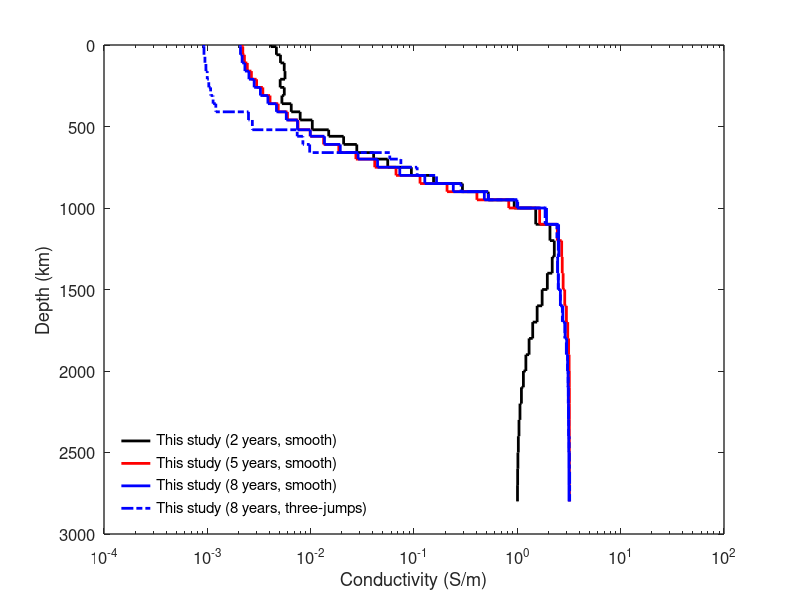

Here is the MATLAB script that generated this plot:
clc,clear,close all

% data
SwarmSatMag_2years_data = load('SwarmSatMag_2years_inverse_model.txt');
Nm = size(SwarmSatMag_2years_data,1);
SwarmSatMag_2years = zeros(2*Nm-1,2);
SwarmSatMag_2years(1:2:end,1) = SwarmSatMag_2years_data(1:Nm,1);
SwarmSatMag_2years(2:2:end,1) = SwarmSatMag_2years_data(2:Nm,1);
SwarmSatMag_2years(1:2:end,2) = SwarmSatMag_2years_data(1:Nm,2);
SwarmSatMag_2years(2:2:end,2) = SwarmSatMag_2years_data(1:Nm-1,2);

SwarmSatMag_5years_data = load('SwarmSatMag_5years_inverse_model.txt');
Nm = size(SwarmSatMag_5years_data,1);
SwarmSatMag_5years = zeros(2*Nm-1,2);
SwarmSatMag_5years(1:2:end,1) = SwarmSatMag_5years_data(1:Nm,1);
SwarmSatMag_5years(2:2:end,1) = SwarmSatMag_5years_data(2:Nm,1);
SwarmSatMag_5years(1:2:end,2) = SwarmSatMag_5years_data(1:Nm,2);
SwarmSatMag_5years(2:2:end,2) = SwarmSatMag_5years_data(1:Nm-1,2);

SwarmSatMag_8years_data = load('SwarmSatMag_8years_inverse_model.txt');
Nm = size(SwarmSatMag_8years_data,1);
SwarmSatMag_8years = zeros(2*Nm-1,2);
SwarmSatMag_8years(1:2:end,1) = SwarmSatMag_8years_data(1:Nm,1);
SwarmSatMag_8years(2:2:end,1) = SwarmSatMag_8years_data(2:Nm,1);
SwarmSatMag_8years(1:2:end,2) = SwarmSatMag_8years_data(1:Nm,2);
SwarmSatMag_8years(2:2:end,2) = SwarmSatMag_8years_data(1:Nm-1,2);

SwarmSatMag_8years_3jumps_data = load('SwarmSatMag_8years_3jumps_inverse_model.txt');
Nm = size(SwarmSatMag_8years_3jumps_data,1);
SwarmSatMag_8years_3jumps = zeros(2*Nm-1,2);
SwarmSatMag_8years_3jumps(1:2:end,1) = SwarmSatMag_8years_3jumps_data(1:Nm,1);
SwarmSatMag_8years_3jumps(2:2:end,1) = SwarmSatMag_8years_3jumps_data(2:Nm,1);
SwarmSatMag_8years_3jumps(1:2:end,2) = SwarmSatMag_8years_3jumps_data(1:Nm,2);
SwarmSatMag_8years_3jumps(2:2:end,2) = SwarmSatMag_8years_3jumps_data(1:Nm-1,2);

% plot
fig = figure;
semilogx(SwarmSatMag_2years(:,2),SwarmSatMag_2years(:,1),'k-','LineWidth',2)
hold on
semilogx(SwarmSatMag_5years(:,2),SwarmSatMag_5years(:,1),'r-','LineWidth',2)
hold on
semilogx(SwarmSatMag_8years(:,2),SwarmSatMag_8years(:,1),'b-','LineWidth',2)
hold on
semilogx(SwarmSatMag_8years_3jumps(:,2),SwarmSatMag_8years_3jumps(:,1),'b-.','LineWidth',2)
set(gca,'YDir','reverse')
xlim([1e-4 1e2])
% ylim([0 1000])
xlabel('Conductivity (S/m)')
ylabel('Depth (km)')
h = legend('This study (2 years, smooth)',...
    'This study (5 years, smooth)','This study (8 years, smooth)','This study (8 years, three-jumps)');
set(h, 'Box','off','location','SouthWest')
set(gca, 'FontSize', 12, 'LineWidth', 1.0);

% save figure
print(fig,'-dpng','-r600','SwarmSatMag_compare_inverse_modes.png')